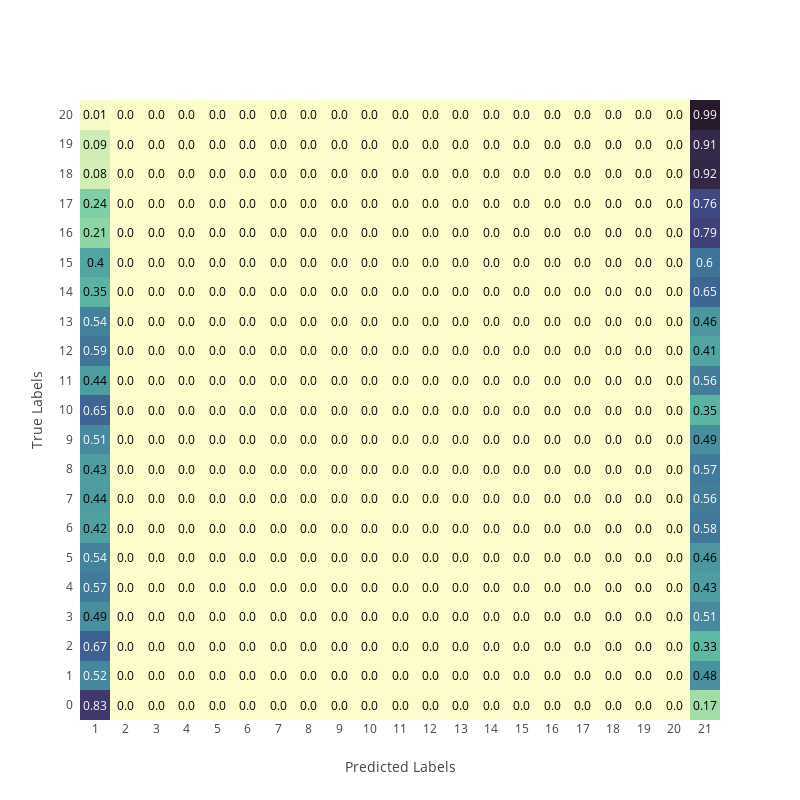

Source (notebook cell):
### Code cell
fig = ff.create_annotated_heatmap(z, x = x, y = y, annotation_text = z, colorscale = 'deep')
fig.update_layout(width = 800, height = 800, xaxis_showgrid = False, yaxis_showgrid = False, template = 'none')
fig.update_layout(title = {'text': "",
                           'y':0.95,
                           'x':0.47,
                           'xanchor': 'center',
                           'yanchor': 'top'}, 
                  xaxis_title = 'Predicted Labels',
                  yaxis_title = 'True Labels')
fig['layout']['xaxis']['side'] = 'bottom'

fig.show()
